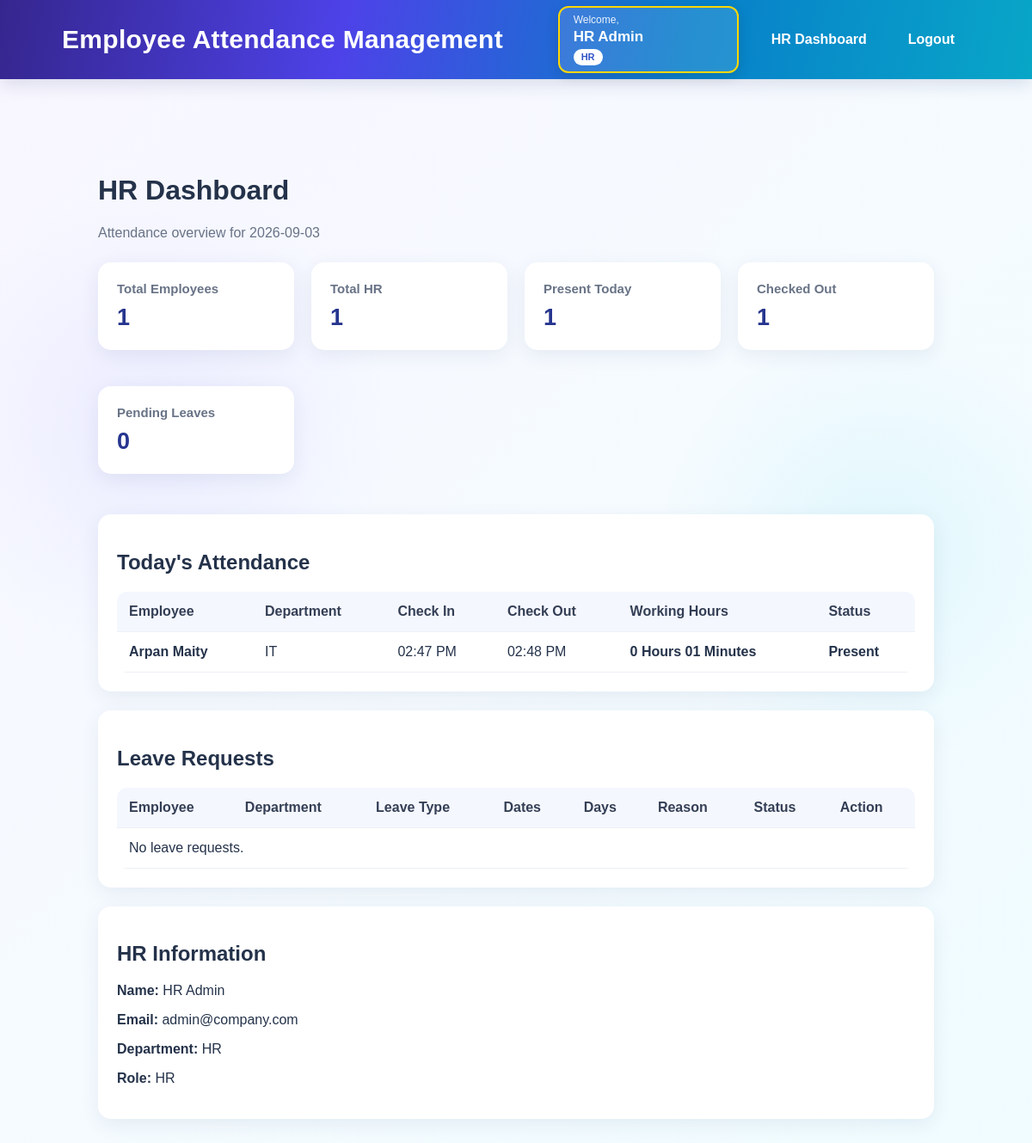
/hr (signed in), run on the app's committed database.
### app.py (models this page shows)
class Employee(db.Model):
    __tablename__ = "employee"
    id = db.Column(db.Integer, primary_key=True)
    name = db.Column(db.String(100), nullable=False)
    email = db.Column(db.String(120), unique=True, nullable=False)
    password = db.Column(db.String(255), nullable=False)
    department = db.Column(db.String(100), nullable=False, default="General")
    role = db.Column(db.String(20), nullable=False, default="employee")
    join_date = db.Column(db.Date, nullable=False, default=date.today)
    attendances = db.relationship(
        "Attendance",
        backref="employee",
        lazy=True,
        cascade="all, delete-orphan"
    )
    leaves = db.relationship(
        "Leave",
        backref="employee",
        lazy=True,
        cascade="all, delete-orphan"
    )

class Attendance(db.Model):
    __tablename__ = "attendance"
    id = db.Column(db.Integer, primary_key=True)
    employee_id = db.Column(
        db.Integer,
        db.ForeignKey("employee.id"),
        nullable=False
    )
    attendance_date = db.Column(
        db.Date,
        nullable=False,
        default=date.today
    )
    check_in = db.Column(db.DateTime, nullable=True)
    check_out = db.Column(db.DateTime, nullable=True)
    working_hours = db.Column(db.Float, nullable=False, default=0.0)
    status = db.Column(db.String(30), nullable=False, default="Present")

### app.py (the view)
@app.route("/hr")
@hr_required
def hr_dashboard():
    employee = get_current_employee()
    today = date.today()
    employees = Employee.query.filter_by(role="employee").order_by(Employee.id.asc()).all()
    today_records = (
        db.session.query(Attendance, Employee)
        .join(Employee, Attendance.employee_id == Employee.id)
        .filter(Attendance.attendance_date == today, Employee.role == "employee")
        .order_by(Employee.id.asc())
        .all()
    )
    leaves = (
        db.session.query(Leave, Employee)
        .join(Employee, Leave.employee_id == Employee.id)
        .order_by(Leave.id.desc())
        .all()
    )
    total_employees = Employee.query.filter_by(role="employee").count()
    total_hr = Employee.query.filter_by(role="hr").count()
    present = sum(1 for att, _ in today_records if att.status == "Present")
    checked_out = sum(1 for att, _ in today_records if att.check_out is not None)
    pending = Leave.query.filter_by(status="Pending").count()
    approved = Leave.query.filter_by(status="Approved").count()
    rejected = Leave.query.filter_by(status="Rejected").count()
    return render_template(
        "hr_dashboard.html",
        emp=employee,
        employees=employees,
        today_records=today_records,
        leaves=leaves,
        total_employees=total_employees,
        total_hr=total_hr,
        present=present,
        checked_out=checked_out,
        pending=pending,
        approved=approved,
        rejected=rejected,
        today=today
    )

### app.py (called while the page is built)
def get_current_employee():
    employee_id = session.get("employee_id")
    if not employee_id:
        return None
    return db.session.get(Employee, employee_id)

def hr_required(f):
    @wraps(f)
    def wrapper(*args, **kwargs):
        employee = get_current_employee()
        if not employee:
            session.clear()
            return redirect(url_for("login"))
        if employee.role not in ["hr", "admin"]:
            flash("HR access required.", "danger")
            return redirect(url_for("index"))
        return f(*args, **kwargs)
    return wrapper

### templates/hr_dashboard.html (shortened to what this page needs)
{% extends "base.html" %}
{% block content %}
<div class="container">
    <h1>HR Dashboard</h1>
    <p class="muted">
        Attendance overview for {{ today }}
    </p>
    <div class="cards">
        <div class="card">
            <h3>Total Employees</h3>
            <strong>{{ total_employees }}</strong>
        </div>
        <div class="card">
            <h3>Total HR</h3>
            <strong>{{ total_hr }}</strong>
        </div>
        <div class="card">
            <h3>Present Today</h3>
            <strong>{{ present }}</strong>
        </div>
        <div class="card">
            <h3>Checked Out</h3>
            <strong>{{ checked_out }}</strong>
        </div>
        <div class="card">
            <h3>Pending Leaves</h3>
            <strong>{{ pending }}</strong>
        </div>
    </div>
    <div class="panel">
        <h2>Today's Attendance</h2>
        <table>
            <thead>
                <tr>
                    <th>Employee</th>
                    <th>Department</th>
                    <th>Check In</th>
                    <th>Check Out</th>
                    <th>Working Hours</th>
                    <th>Status</th>
                </tr>
            </thead>
            <tbody>
            {% for attendance, employee in today_records %}
                <tr>
                    <td>
                        <strong>
                            {{ employee.name }}
                        </strong>
                    </td>
                    <td>
                        {{ employee.department }}
                    </td>
                    <td>
                        {% if attendance.check_in %}
                            {{ attendance.check_in.strftime("%I:%M %p") }}
                        {% else %}
                            --
                        {% endif %}
                    </td>
                    <td>
                        {% if attendance.check_out %}
                            {{ attendance.check_out.strftime("%I:%M %p") }}
                        {% else %}
                            --
                        {% endif %}
                    </td>
                    <td>
                        {% if attendance.check_in and attendance.check_out %}
                            {% set total_seconds = (
                                attendance.check_out -
                                attendance.check_in
                            ).total_seconds() %}
                            {% set total_minutes = (
                                total_seconds / 60
                            ) | round | int %}
                            {% set hours = total_minutes // 60 %}
                            {% set minutes = total_minutes % 60 %}
                            <strong>
                                {{ hours }} Hours
                                {{ "%02d"|format(minutes) }} Minutes
                            </strong>
                        {% else %}
                            --
                        {% endif %}
                    </td>
                    <td>
                        {% if attendance.status == "Present" %}
                            <strong>
                                Present
                            </strong>
                        {% elif attendance.status == "Absent" %}
                            <strong>
                                Absent
                            </strong>
                        {% else %}
                            {{ attendance.status }}
                        {% endif %}
                    </td>
                </tr>
            {% else %}
                <tr>
                    <td colspan="6">
                        No attendance marked today.
                    </td>
                </tr>
            {% endfor %}
            </tbody>
        </table>
    </div>
    <div class="panel">
        <h2>Leave Requests</h2>
        <table>
            <thead>
                <tr>
                    <th>Employee</th>
                    <th>Department</th>
                    <th>Leave Type</th>
                    <th>Dates</th>
                    <th>Days</th>
                    <th>Reason</th>
                    <th>Status</th>
                    <th>Action</th>
                </tr>
            </thead>
            <tbody>
            {% for leave, employee in leaves %}
                <tr>
                    <td>
                        <strong>
                            {{ employee.name }}
                        </strong>
                    </td>
                    <td>
                        {{ employee.department }}
                    </td>
                    <td>
                        {{ leave.leave_type }}
                    </td>
                    <td>
                        {{ leave.start_date }}
                        to
                        {{ leave.end_date }}
                    </td>
                    <td>
                        {{ leave.days }}
                    </td>
                    <td>
                        {{ leave.reason or "--" }}
                    </td>
                    <td>
                        {% if leave.status == "Pending" %}
                            <strong>
                                Pending
                            </strong>
                        {% elif leave.status == "Approved" %}
                            <strong>
                                Approved
                            </strong>
                        {% elif leave.status == "Rejected" %}
                            <strong>
                                Rejected
                            </strong>
                        {% else %}
                            {{ leave.status }}
                        {% endif %}
                    </td>
                    <td>
                        {% if leave.status == "Pending" %}
                            <form
                                method="POST"
                                action="{{ url_for(
                                    'update_leave',
                                    leave_id=leave.id,
                                    action='approve'
                                ) }}"
                                style="display:inline;"
                            >
                                <button
                                    type="submit"
                                    class="small success-btn"
                                    onclick="return confirm(
                                        'Are you sure you want to approve this leave?'
                                    );"
                                >
                                    Approve
                                </button>
                            </form>
                            <form
                                method="POST"
                                action="{{ url_for(
                                    'update_leave',
                                    leave_id=leave.id,
                                    action='reject'
                                ) }}"
                                style="display:inline;"
                            >
                                <button
                                    type="submit"
                                    class="small danger-btn"
                                    onclick="return confirm(
                                        'Are you sure you want to reject this leave?'
                                    );"
                                >
                                    Reject
                                </button>
                            </form>
                        {% else %}
                            --
                        {% endif %}
                    </td>
                </tr>
            {% else %}
                <tr>
                    <td colspan="8">
                        No leave requests.
                    </td>
                </tr>
            {% endfor %}
            </tbody>
        </table>
    </div>
    <div class="panel">
        <h2>HR Information</h2>
        <p>
            <strong>Name:</strong>
            {{ emp.name }}
        </p>
        <p>
            <strong>Email:</strong>
            {{ emp.email }}
        </p>
        <p>
            <strong>Department:</strong>
            {{ emp.department }}
        </p>
        <p>
            <strong>Role:</strong>
            HR
        </p>
    </div>
</div>
{% endblock %}

### templates/base.html (shortened to what this page needs)
<!DOCTYPE html>
<html lang="en">
<head>
    <link rel="stylesheet"
          href="{{ url_for('static', filename='style.css') }}">
</head>
<body>
<nav class="navbar">
    <div class="brand">
        Employee Attendance Management
    </div>
    {% if session.get('employee_id') %}
    <div class="user-profile">
        <div class="user-info">
            <span class="welcome-text">
                Welcome,
            </span>
            <strong>
                {{ emp.name if emp is defined else session.get('name') }}
            </strong>
            <span class="user-role">
                {% if session.get('role') == 'admin' %}
                    Super Admin
                {% elif session.get('role') == 'hr' %}
                    HR
                {% else %}
                    Employee
                {% endif %}
            </span>
        </div>
    </div>
    <div class="navlinks">
        {% if session.get('role') == 'admin' %}
            <a href="{{ url_for('admin_dashboard') }}">
               Super Admin
            </a>
        {% elif session.get('role') == 'hr' %}
            <a href="{{ url_for('hr_dashboard') }}">
                HR Dashboard
            </a>
        {% endif %}
        <a href="{{ url_for('logout') }}">
            Logout
        </a>
    </div>
    {% endif %}
</nav>
<main class="container">
    {% block content %}
    {% endblock %}
</main>
</body>
</html>

### static/style.css (style rules this page uses)
* { box-sizing: border-box; }
html, body { margin: 0; padding: 0; min-height: 100%; font-family: Arial, Helvetica, sans-serif; }
body { color: #24324a; background: radial-gradient(circle at 15% 35%, rgba(100, 90, 255, 0.08), transparent 20%), radial-gradient(circle at 85% 45%, rgba(0, 200, 220, 0.08), transparent 20%), linear-gradient(135deg, #f8f6ff 0%, #f5fbff 50%, #effcff 100%); min-height: 100vh; }
.navbar { min-height: 92px; padding: 0 6%; display: flex; align-items: center; color: white; background: linear-gradient( 100deg, #35268e, #4d42e8, #087fca, #08a6c7 ); box-shadow: 0 5px 20px rgba(30, 40, 100, 0.15); }
.brand { font-size: 30px; font-weight: 800; letter-spacing: 0.3px; white-space: nowrap; }
.user-profile { display: flex; align-items: center; margin-left: auto; margin-right: 20px; padding: 7px 16px; min-width: 210px; border: 2px solid #ffd700; border-radius: 12px; background: rgba(255, 255, 255, 0.12); color: white; box-shadow: 0 4px 15px rgba(0, 0, 0, 0.12); transition: 0.25s ease; }
.user-info { display: flex; flex-direction: column; line-height: 1.2; }
.welcome-text { font-size: 12px; font-weight: 500; opacity: 0.9; }
.user-info strong { font-size: 17px; font-weight: 800; margin: 3px 0 4px; color: white; }
.user-role { display: inline-block; width: fit-content; padding: 3px 9px; border-radius: 12px; background: white; color: #3154c6; font-size: 11px; font-weight: 700; }
.navlinks { display: flex; align-items: center; gap: 12px; }
.navlinks a { color: white; text-decoration: none; padding: 10px 18px; border-radius: 8px; font-weight: bold; transition: 0.3s; }
.container { width: 90%; max-width: 1200px; margin: 0 auto; padding: 45px 0; }
.cards { display: grid; grid-template-columns: repeat(4, 1fr); gap: 20px; margin: 25px 0; }
.card, .panel { background: white; border-radius: 15px; padding: 22px; box-shadow: 0 6px 22px rgba(40, 50, 100, 0.08); margin-bottom: 22px; }
.card { transition: 0.25s; }
.card h3 { color: #687386; margin: 0 0 10px; font-size: 15px; }
.card strong { font-size: 27px; color: #26358e; }
table { width: 100%; border-collapse: collapse; background: white; border-radius: 12px; overflow: hidden; }
th, td { padding: 14px; border-bottom: 1px solid #edf0f4; text-align: left; }
th { background: #f5f7ff; color: #343f55; }
.muted { color: #687386; }

### data on the page
Employee: name "HR Admin", email "admin@company.com", department "HR"
Attendance: name "Arpan Maity", department "IT", check_in "02:47 PM", check_out "02:48 PM", hours "0", minutes "01", status "Present"

### other printed values
{{ total_employees }} "1"
{{ total_hr }} "1"
{{ present }} "1"
{{ checked_out }} "1"
{{ pending }} "0"
